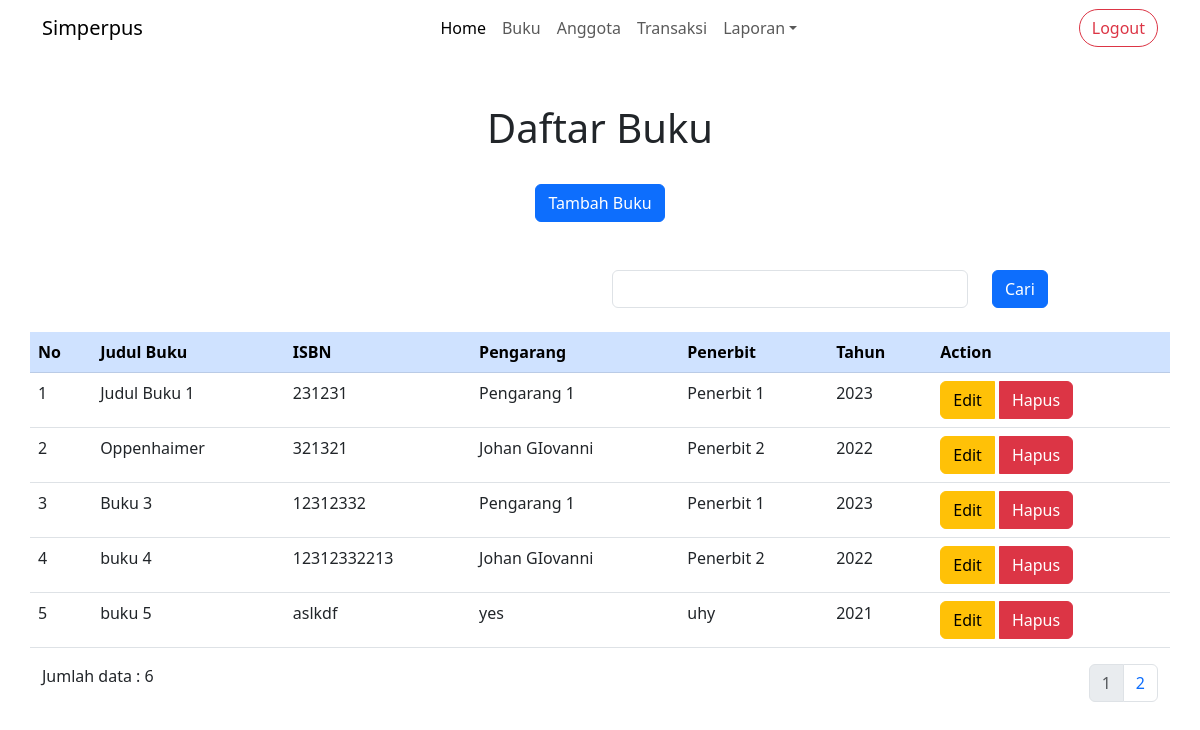
The page /src/pages/buku/buku_read.php on the database its author committed.
### tables this page shows
CREATE TABLE `buku` (
  `id_buku` int(11) NOT NULL,
  `judul_buku` varchar(100) NOT NULL,
  `isbn` varchar(20) NOT NULL,
  `pengarang` varchar(20) NOT NULL,
  `penerbit` varchar(20) NOT NULL,
  `tahun` year(4) NOT NULL
);

### src/pages/buku/buku_read.php (the view, shortened to what this page needs)
<!DOCTYPE html>
<html lang="en">
<head>
    <link href="https://cdn.jsdelivr.net/npm/bootstrap@5.3.0/dist/css/bootstrap.min.css" rel="stylesheet" />
</head>
<body>
    <?php include_once "./src/components/NavBar.php" ?>
    <div class="container">
        <div class="row">
            <div class="col-lg-12 text-center mt-5">
                <h1>Daftar Buku</h1>
                <a href="buku/add" class="btn btn-primary mb-5 mt-4">Tambah Buku</a>
            </div>
        </div>
        <form method="POST" class="row mb-4">
            <div class="col-lg-4 offset-lg-6">
                <input type="text" name="pencarian" class="form-control" />
            </div>
            <div class="col-lg-2">
                <button class="btn btn-primary">Cari</button>
            </div>
        </form>
        <div class="row">
            <table class="table table-hover">
                <thead class="table-primary">
                    <tr>
                        <th>No</th>
                        <th>Judul Buku</th>
                        <th>ISBN</th>
                        <th>Pengarang</th>
                        <th>Penerbit</th>
                        <th>Tahun</th>
                        <th>Action</th>
                    </tr>
                </thead>
                <tbody>
                    <?php
                    include_once "./src/koneksi.php";
                    $batas = 5;
                    extract($_GET);
                    if (empty($hal)) {
                        $posisi = 0;
                        $hal = 1;
                    } else {
                        $posisi = ($hal - 1) * $batas;
                        $no = $posisi + 1;
                    }
                    if (@$_POST['pencarian']) {
                        $pencarian = trim(mysqli_real_escape_string($koneksi, $_POST['pencarian']));
                        if ($pencarian != "") {
                            $query = "SELECT * FROM buku WHERE
                                        judul_buku LIKE '%$pencarian%'
                                        OR isbn like '%$pencarian%'
                                        OR pengarang like '%$pencarian%'
                                        OR penerbit like '%$pencarian%'
                                        OR tahun like '%$pencarian%'";
                            $queryJml = $query;
                        } else {
                            $query = "SELECT * FROM buku LIMIT $posisi, $batas";
                            $queryJml = "SELECT * FROM buku";
                        }
                    } else {
                        $query = "SELECT * FROM buku LIMIT $posisi, $batas";
                        $queryJml = "SELECT * FROM buku";
                    }
                    $result = mysqli_query($koneksi, $query);
                    foreach ($result as $key => $row) {
                        ?>
                        <tr>
                            <td><?= $key + 1 ?></td>
                            <td><?= $row['judul_buku'] ?></td>
                            <td><?= $row['isbn'] ?></td>
                            <td><?= $row['pengarang'] ?></td>
                            <td><?= $row['penerbit'] ?></td>
                            <td><?= $row['tahun'] ?></td>
                            <td>
                                <div class="btn-group">
                                    <a href="buku/edit?id=<?= $row['id_buku'] ?>" class="btn btn-warning">Edit</a>
                                    <button onclick="confirmToDelete(<?= $row['id_buku'] ?>)" class="btn btn-danger ms-1">Hapus</button>
                                </div>
                            </td>
                        </tr>
                    <?php
                    }
                    ?>
                </tbody>
            </table>
            <div class="col">
                <?php
                    $jml = mysqli_num_rows(mysqli_query($koneksi, $queryJml));
                    echo '<p>Jumlah data : ' . $jml . '</p>';
                ?>
            </div>
            <div class="col">
                <nav class="float-end" aria-label="Page navigation example">
                    <ul class="pagination">
                        <?php
                        $jml_hal = ceil($jml / $batas);
                        for ($i = 1; $i <= $jml_hal; $i++) {
                            if ($i != $hal) {
                                ?>
                                <li class="page-item"><a class="page-link" href="buku?hal=<?= $i ?>"><?= $i ?></a></li>
                            <?php
                            } else {
                                ?>
                                <li class="page-item"><a class="page-link disabled"><?= $i ?></a></li>
                        <?php
                            }
                        }
                        ?>
                    </ul>
                </nav>
            </div>
        </div>
    </div>
</body>
</html>

### src/components/NavBar.php (shortened to what this page needs)
<nav class="navbar navbar-expand-lg">
    <div class="container">
      <a class="navbar-brand" href="#">Simperpus</a>
      <div class="collapse navbar-collapse" id="navbarNav">
        <ul class="navbar-nav ms-auto">
          <li class="nav-item">
            <a class="nav-link active" href="./transaksi">Home</a>
          </li>
          <li class="nav-item">
            <a class="nav-link" href="./buku">Buku</a>
          </li>
          <li class="nav-item">
            <a class="nav-link" href="./anggota">Anggota</a>
          </li>
          <li class="nav-item">
            <a class="nav-link" href="./transaksi">Transaksi</a>
          </li>
          <li class="nav-item dropdown">
            <a href="#" class="nav-link dropdown-toggle" data-bs-toggle="dropdown" role="button" aria-expanded="false">Laporan</a>
          </li>
        </ul>
        <div class="ms-auto">
          <a href="./" class="btn btn-outline-danger rounded-pill">Logout</a>
        </div>
      </div>
    </div>
  </nav>

### rows shown on the page
buku: judul_buku "Judul Buku 1", isbn "231231", pengarang "Pengarang 1", penerbit "Penerbit 1", tahun "2023"
buku: judul_buku "Oppenhaimer", isbn "321321", pengarang "Johan GIovanni", penerbit "Penerbit 2", tahun "2022"
buku: judul_buku "Buku 3", isbn "12312332", pengarang "Pengarang 1", penerbit "Penerbit 1", tahun "2023"
buku: judul_buku "buku 4", isbn "12312332213", pengarang "Johan GIovanni", penerbit "Penerbit 2", tahun "2022"
buku: judul_buku "buku 5", isbn "aslkdf", pengarang "yes", penerbit "uhy", tahun "2021"

### other values the page prints
$jml "6"
